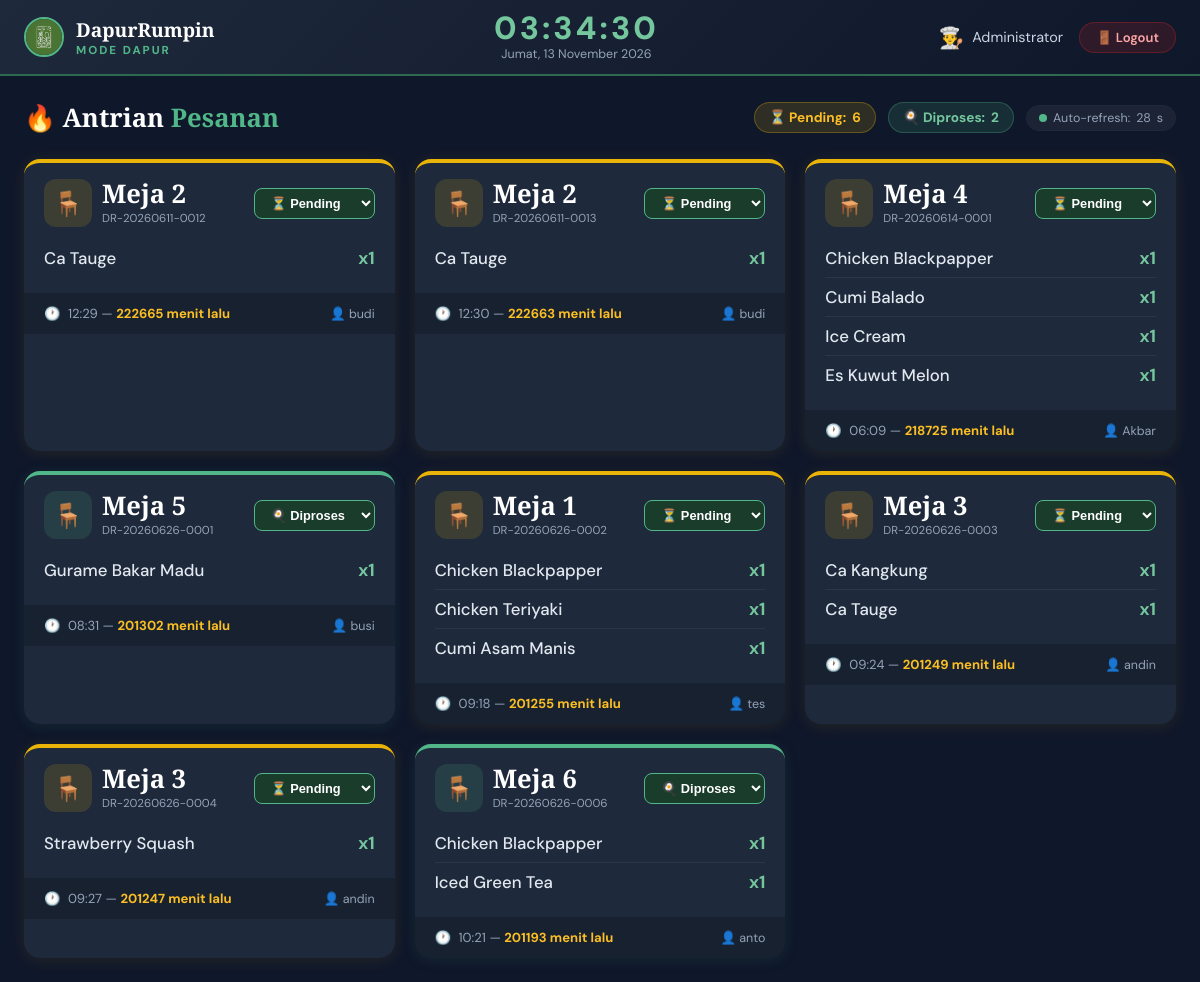
The page /dapur/antrian.php (signed in) on the database its author committed.
### tables this page shows
CREATE TABLE `pesanan` (
  `id` int(10) UNSIGNED NOT NULL,
  `kode_pesanan` varchar(30) NOT NULL,
  `nama_pemesan` varchar(100) NOT NULL,
  `nomor_meja` varchar(20) NOT NULL,
  `total_harga` int(10) UNSIGNED NOT NULL,
  `payment_method` enum('qris','tunai') DEFAULT NULL,
  `paid_at` timestamp NULL DEFAULT NULL,
  `status` enum('pending','diproses','selesai','dibatalkan') NOT NULL DEFAULT 'pending',
  `created_at` timestamp NOT NULL DEFAULT current_timestamp(),
  `updated_at` timestamp NOT NULL DEFAULT current_timestamp() ON UPDATE current_timestamp()
);

### dapur/antrian.php (the view, shortened to what this page needs)
<?php
require_once '../config/db.php';
$stmt = $pdo->query("
    SELECT p.*,
           GROUP_CONCAT(CONCAT(dp.nama_menu, ' x', dp.qty) SEPARATOR '||') AS items_summary
    FROM pesanan p
    LEFT JOIN detail_pesanan dp ON dp.pesanan_id = p.id
    WHERE p.status IN ('pending', 'diproses')
    GROUP BY p.id
    ORDER BY p.created_at ASC
");
$pesanans = $stmt->fetchAll();
?>
<!DOCTYPE html>
<html lang="id">
<head>
</head>
<body>
<?php include '_topbar.php'; ?>
<div class="dapur-main">
  <div class="dapur-header-bar">
    <div>
      <h1>🔥 Antrian <span>Pesanan</span></h1>
    </div>
    <div style="display:flex;align-items:center;gap:12px;flex-wrap:wrap;">
      <?php
        $countPending  = 0;
        $countDiproses = 0;
        foreach ($pesanans as $pp) {
            if ($pp['status'] === 'pending') $countPending++;
            if ($pp['status'] === 'diproses') $countDiproses++;
        }
      ?>
      <span class="dapur-stat-pill pending" id="statPending">
        ⏳ Pending: <strong><?= $countPending ?></strong>
      </span>
      <span class="dapur-stat-pill diproses" id="statDiproses">
        🍳 Diproses: <strong><?= $countDiproses ?></strong>
      </span>
      <span class="refresh-indicator-dapur">
        <span class="refresh-dot-dapur"></span>
        Auto-refresh: <span id="countdown">30</span>s
      </span>
    </div>
  </div>
  <div class="antrian-grid" id="antrianGrid">
    <?php if (empty($pesanans)): ?>
      <div class="dapur-empty" id="dapurEmpty" style="grid-column: 1 / -1;">
        <span class="dapur-empty-icon">👨‍🍳</span>
        <h2>Dapur Bersih!</h2>
        <p>Tidak ada pesanan masuk saat ini</p>
      </div>
    <?php else: ?>
      <?php foreach ($pesanans as $p): ?>
        <?php
          $items = $p['items_summary'] ? explode('||', $p['items_summary']) : [];
          $timeIn = strtotime($p['created_at']);
          $elapsed = time() - $timeIn;
          $elapsedMin = floor($elapsed / 60);
        ?>
        <div class="antrian-card status-<?= $p['status'] ?>">
          <div class="antrian-card-header">
            <div class="antrian-meja">
              <div class="antrian-meja-icon">🪑</div>
              <div>
                <div class="antrian-meja-num">Meja <?= htmlspecialchars($p['nomor_meja']) ?></div>
                <div class="antrian-meja-kode"><?= htmlspecialchars($p['kode_pesanan']) ?></div>
              </div>
            </div>
            <select class="dapur-select-status" onchange="updateStatus(<?= $p['id'] ?>, this)">
              <option value="pending" <?= $p['status'] === 'pending' ? 'selected' : '' ?>>⏳ Pending</option>
              <option value="diproses" <?= $p['status'] === 'diproses' ? 'selected' : '' ?>>🍳 Diproses</option>
            </select>
          </div>
          <div class="antrian-card-body">
            <ul class="antrian-items">
              <?php foreach ($items as $item):
                $parts = explode(' x', $item);
                $namaMenu = trim($parts[0] ?? '');
                $qty = trim($parts[1] ?? '1');
              ?>
                <li class="antrian-item">
                  <span class="antrian-item-name"><?= htmlspecialchars($namaMenu) ?></span>
                  <span class="antrian-item-qty">x<?= htmlspecialchars($qty) ?></span>
                </li>
              <?php endforeach; ?>
            </ul>
          </div>
          <div class="antrian-card-footer">
            <span>
              <span class="antrian-waktu-icon">🕐</span>
              <?= date('H:i', $timeIn) ?> —
              <span class="antrian-elapsed"><?= $elapsedMin ?> menit lalu</span>
            </span>
            <span class="antrian-nama-pemesan">👤 <?= htmlspecialchars($p['nama_pemesan']) ?></span>
          </div>
        </div>
      <?php endforeach; ?>
    <?php endif; ?>
  </div>
</div>
</body>
</html>

### dapur/antrian.php (style rules this page uses)
:root { --hijau-tua: #1a3c2b; --hijau-utama: #2d6a4f; --hijau-muda: #52b788; --hijau-cerah: #74c69d; --hijau-pucat: #d8f3dc; --hijau-pastel: #f0faf2; --kuning-aksen: #f4a261; --abu: #5a6472; --abu-muda: #94a3b8; --gelap: #1b1f23; --putih: #ffffff; --bg-dapur: #0f172a; --border: #1e293b; --radius-lg: 16px; --radius-md: 10px; --transition: all 0.3s cubic-bezier(.4,0,.2,1); }
*, *::before, *::after { box-sizing: border-box; margin: 0; padding: 0; }
html { font-size: 16px; scroll-behavior: smooth; }
body { font-family: 'DM Sans', sans-serif; background: var(--bg-dapur); color: #e2e8f0; min-height: 100vh; display: flex; flex-direction: column; }
.dapur-main { flex: 1; padding: 24px; }
.dapur-header-bar { display: flex; align-items: center; justify-content: space-between; margin-bottom: 24px; flex-wrap: wrap; gap: 12px; }
.dapur-header-bar h1 { font-family: 'Playfair Display', serif; font-size: 1.6rem; font-weight: 800; color: var(--putih); }
.dapur-header-bar h1 span { color: var(--hijau-muda); }
.dapur-stat-pill { display: flex; align-items: center; gap: 6px; padding: 6px 14px; border-radius: 50px; font-size: 0.85rem; font-weight: 700; }
.dapur-stat-pill.pending { background: rgba(234,179,8,0.15); color: #fbbf24; border: 1px solid rgba(234,179,8,0.3); }
.dapur-stat-pill.diproses { background: rgba(82,183,136,0.15); color: var(--hijau-cerah); border: 1px solid rgba(82,183,136,0.3); }
.refresh-indicator-dapur { display: inline-flex; align-items: center; gap: 6px; font-size: 0.78rem; color: var(--abu-muda); padding: 4px 12px; background: rgba(255,255,255,0.05); border-radius: 50px; border: 1px solid var(--border); }
.refresh-dot-dapur { width: 8px; height: 8px; border-radius: 50%; background: var(--hijau-muda); animation: pulseDot 2s infinite; }
.antrian-grid { display: grid; grid-template-columns: repeat(auto-fill, minmax(340px, 1fr)); gap: 20px; }
.antrian-card { background: #1e293b; border-radius: var(--radius-lg); overflow: hidden; transition: var(--transition); animation: cardFadeIn 0.4s ease both; }
.antrian-card.status-pending { border-top: 4px solid #eab308; box-shadow: 0 2px 16px rgba(234,179,8,0.1); }
.antrian-card.status-diproses { border-top: 4px solid var(--hijau-muda); box-shadow: 0 2px 16px rgba(82,183,136,0.1); }
.antrian-card-header { display: flex; align-items: center; justify-content: space-between; padding: 16px 20px 12px; }
.antrian-meja { display: flex; align-items: center; gap: 10px; }
.antrian-meja-icon { width: 48px; height: 48px; border-radius: 12px; display: flex; align-items: center; justify-content: center; font-size: 1.5rem; flex-shrink: 0; }
.status-pending .antrian-meja-icon { background: rgba(234,179,8,0.15); }
.status-diproses .antrian-meja-icon { background: rgba(82,183,136,0.15); }
.antrian-meja-num { font-family: 'Playfair Display', serif; font-size: 1.6rem; font-weight: 800; color: var(--putih); line-height: 1.1; }
.antrian-meja-kode { font-size: 0.72rem; color: var(--abu-muda); margin-top: 2px; }
.dapur-select-status { padding: 6px 12px; border-radius: 8px; font-size: 0.8rem; font-weight: 700; color: var(--putih); background: var(--hijau-tua); border: 1px solid var(--hijau-muda); cursor: pointer; outline: none; }
.antrian-card-body { padding: 0 20px 16px; }
.antrian-items { list-style: none; }
.antrian-item { display: flex; align-items: center; justify-content: space-between; padding: 8px 0; border-bottom: 1px solid rgba(255,255,255,0.06); font-size: 1.05rem; }
.antrian-item:last-child { border-bottom: none; }
.antrian-item-name { color: #e2e8f0; font-weight: 500; }
.antrian-item-qty { font-weight: 700; color: var(--hijau-cerah); font-size: 1.1rem; min-width: 40px; text-align: right; }
.antrian-card-footer { display: flex; align-items: center; justify-content: space-between; padding: 12px 20px; background: rgba(0,0,0,0.2); font-size: 0.82rem; color: var(--abu-muda); }
.antrian-waktu-icon { margin-right: 4px; }
.antrian-elapsed { font-weight: 700; color: #fbbf24; }
.antrian-nama-pemesan { font-size: 0.78rem; color: var(--abu-muda); }

### rows shown on the page
pesanan: nomor_meja "2", kode_pesanan "DR-20260611-0012", status+id "⏳ Pending", namaMenu "Ca Tauge", qty "1", created_at "12:29", created_at "222665", nama_pemesan "budi"
pesanan: nomor_meja "2", kode_pesanan "DR-20260611-0013", status+id "⏳ Pending", namaMenu "Ca Tauge", qty "1", created_at "12:30", created_at "222663", nama_pemesan "budi"
pesanan: nomor_meja "4", kode_pesanan "DR-20260614-0001", status+id "⏳ Pending", namaMenu "Chicken Blackpapper", qty "1", namaMenu "Cumi Balado", namaMenu "Ice Cream", namaMenu "Es Kuwut Melon", created_at "06:09", created_at "218725", nama_pemesan "Akbar"
pesanan: nomor_meja "5", kode_pesanan "DR-20260626-0001", status+id "🍳 Diproses", namaMenu "Gurame Bakar Madu", qty "1", created_at "08:31", created_at "201302", nama_pemesan "busi"
pesanan: nomor_meja "1", kode_pesanan "DR-20260626-0002", status+id "⏳ Pending", namaMenu "Chicken Blackpapper", qty "1", namaMenu "Chicken Teriyaki", namaMenu "Cumi Asam Manis", created_at "09:18", created_at "201255", nama_pemesan "tes"
pesanan: nomor_meja "3", kode_pesanan "DR-20260626-0003", status+id "⏳ Pending", namaMenu "Ca Kangkung", qty "1", namaMenu "Ca Tauge", created_at "09:24", created_at "201249", nama_pemesan "andin"
pesanan: nomor_meja "3", kode_pesanan "DR-20260626-0004", status+id "⏳ Pending", namaMenu "Strawberry Squash", qty "1", created_at "09:27", created_at "201247", nama_pemesan "andin"
pesanan: nomor_meja "6", kode_pesanan "DR-20260626-0006", status+id "🍳 Diproses", namaMenu "Chicken Blackpapper", qty "1", namaMenu "Iced Green Tea", created_at "10:21", created_at "201193", nama_pemesan "anto"

### other values the page prints
$user['nama'] "Administrator"
$countPending "6"
$countDiproses "2"
